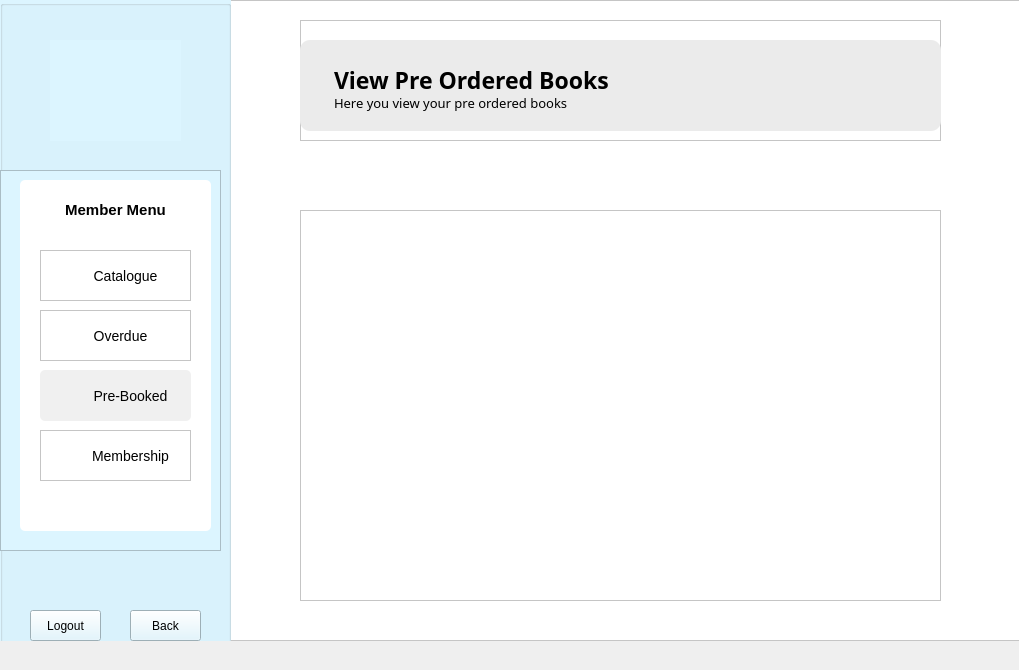
<?xml version="1.0" encoding="UTF-8"?>
<ui version="4.0">
 <class>MemberPreOrder</class>
 <widget class="QDialog" name="MemberPreOrder">
  <property name="geometry">
   <rect>
    <x>0</x>
    <y>0</y>
    <width>1019</width>
    <height>670</height>
   </rect>
  </property>
  <property name="windowTitle">
   <string>Dialog</string>
  </property>
  <widget class="QFrame" name="frame">
   <property name="geometry">
    <rect>
     <x>0</x>
     <y>0</y>
     <width>1021</width>
     <height>641</height>
    </rect>
   </property>
   <property name="styleSheet">
    <string notr="true">background: white;</string>
   </property>
   <property name="frameShape">
    <enum>QFrame::StyledPanel</enum>
   </property>
   <property name="frameShadow">
    <enum>QFrame::Raised</enum>
   </property>
   <widget class="QGroupBox" name="menuPanel">
    <property name="geometry">
     <rect>
      <x>0</x>
      <y>0</y>
      <width>231</width>
      <height>671</height>
     </rect>
    </property>
    <property name="styleSheet">
     <string notr="true">background: rgb(220, 245, 255);</string>
    </property>
    <property name="title">
     <string/>
    </property>
    <widget class="QLabel" name="logo">
     <property name="geometry">
      <rect>
       <x>50</x>
       <y>40</y>
       <width>131</width>
       <height>101</height>
      </rect>
     </property>
     <property name="text">
      <string/>
     </property>
     <property name="pixmap">
      <pixmap resource="Resources.qrc">:/images/logo.png</pixmap>
     </property>
     <property name="scaledContents">
      <bool>true</bool>
     </property>
    </widget>
    <widget class="QFrame" name="menu">
     <property name="geometry">
      <rect>
       <x>0</x>
       <y>170</y>
       <width>221</width>
       <height>381</height>
      </rect>
     </property>
     <property name="frameShape">
      <enum>QFrame::StyledPanel</enum>
     </property>
     <property name="frameShadow">
      <enum>QFrame::Raised</enum>
     </property>
     <widget class="QListWidget" name="listWidget_2">
      <property name="geometry">
       <rect>
        <x>20</x>
        <y>10</y>
        <width>191</width>
        <height>351</height>
       </rect>
      </property>
      <property name="styleSheet">
       <string notr="true">background: white;
border-radius: 5px;</string>
      </property>
      <property name="frameShadow">
       <enum>QFrame::Raised</enum>
      </property>
     </widget>
     <widget class="QFrame" name="catalogue_1">
      <property name="geometry">
       <rect>
        <x>40</x>
        <y>80</y>
        <width>151</width>
        <height>51</height>
       </rect>
      </property>
      <property name="styleSheet">
       <string notr="true">background: white;</string>
      </property>
      <property name="frameShape">
       <enum>QFrame::StyledPanel</enum>
      </property>
      <property name="frameShadow">
       <enum>QFrame::Raised</enum>
      </property>
      <widget class="QLabel" name="label_5">
       <property name="geometry">
        <rect>
         <x>10</x>
         <y>10</y>
         <width>31</width>
         <height>31</height>
        </rect>
       </property>
       <property name="text">
        <string/>
       </property>
       <property name="pixmap">
        <pixmap resource="Resources.qrc">:/images/Icons/books.png</pixmap>
       </property>
       <property name="scaledContents">
        <bool>true</bool>
       </property>
      </widget>
      <widget class="QPushButton" name="catalogue">
       <property name="geometry">
        <rect>
         <x>50</x>
         <y>10</y>
         <width>71</width>
         <height>31</height>
        </rect>
       </property>
       <property name="styleSheet">
        <string notr="true">QPushButton {
background: transparent;
font-size: 14px;
border: none;
}

QPushButton:hover {
	color: rgb(124, 204, 241);
}</string>
       </property>
       <property name="text">
        <string>Catalogue</string>
       </property>
       <property name="autoDefault">
        <bool>false</bool>
       </property>
      </widget>
     </widget>
     <widget class="QFrame" name="manageBooks_1">
      <property name="geometry">
       <rect>
        <x>40</x>
        <y>140</y>
        <width>151</width>
        <height>51</height>
       </rect>
      </property>
      <property name="styleSheet">
       <string notr="true">background: white;</string>
      </property>
      <property name="frameShape">
       <enum>QFrame::StyledPanel</enum>
      </property>
      <property name="frameShadow">
       <enum>QFrame::Raised</enum>
      </property>
      <widget class="QLabel" name="label_6">
       <property name="geometry">
        <rect>
         <x>10</x>
         <y>10</y>
         <width>31</width>
         <height>31</height>
        </rect>
       </property>
       <property name="text">
        <string/>
       </property>
       <property name="pixmap">
        <pixmap resource="Resources.qrc">:/images/Icons/overdue.png</pixmap>
       </property>
       <property name="scaledContents">
        <bool>true</bool>
       </property>
      </widget>
      <widget class="QPushButton" name="manageBooks">
       <property name="geometry">
        <rect>
         <x>50</x>
         <y>10</y>
         <width>61</width>
         <height>31</height>
        </rect>
       </property>
       <property name="styleSheet">
        <string notr="true">QPushButton {
background: transparent;
font-size: 14px;
border: none;
}

QPushButton:hover {
	color: rgb(124, 204, 241);
}</string>
       </property>
       <property name="text">
        <string>Overdue</string>
       </property>
      </widget>
     </widget>
     <widget class="QFrame" name="status_1">
      <property name="geometry">
       <rect>
        <x>40</x>
        <y>200</y>
        <width>151</width>
        <height>51</height>
       </rect>
      </property>
      <property name="styleSheet">
       <string notr="true">background: rgb(240, 240, 240);
border-radius: 5px;</string>
      </property>
      <property name="frameShape">
       <enum>QFrame::StyledPanel</enum>
      </property>
      <property name="frameShadow">
       <enum>QFrame::Raised</enum>
      </property>
      <widget class="QLabel" name="label_7">
       <property name="geometry">
        <rect>
         <x>10</x>
         <y>10</y>
         <width>31</width>
         <height>31</height>
        </rect>
       </property>
       <property name="text">
        <string/>
       </property>
       <property name="pixmap">
        <pixmap resource="Resources.qrc">:/images/Icons/book.png</pixmap>
       </property>
       <property name="scaledContents">
        <bool>true</bool>
       </property>
      </widget>
      <widget class="QPushButton" name="status">
       <property name="geometry">
        <rect>
         <x>50</x>
         <y>10</y>
         <width>81</width>
         <height>31</height>
        </rect>
       </property>
       <property name="styleSheet">
        <string notr="true">QPushButton {
background: transparent;
font-size: 14px;
border: none;
}

QPushButton:hover {
	color: rgb(124, 204, 241);
}</string>
       </property>
       <property name="text">
        <string>Pre-Booked</string>
       </property>
      </widget>
     </widget>
     <widget class="QFrame" name="membership_1">
      <property name="geometry">
       <rect>
        <x>40</x>
        <y>260</y>
        <width>151</width>
        <height>51</height>
       </rect>
      </property>
      <property name="styleSheet">
       <string notr="true">background: white;</string>
      </property>
      <property name="frameShape">
       <enum>QFrame::StyledPanel</enum>
      </property>
      <property name="frameShadow">
       <enum>QFrame::Raised</enum>
      </property>
      <widget class="QLabel" name="label_8">
       <property name="geometry">
        <rect>
         <x>10</x>
         <y>10</y>
         <width>31</width>
         <height>31</height>
        </rect>
       </property>
       <property name="text">
        <string/>
       </property>
       <property name="pixmap">
        <pixmap resource="Resources.qrc">:/images/Icons/user.png</pixmap>
       </property>
       <property name="scaledContents">
        <bool>true</bool>
       </property>
      </widget>
      <widget class="QPushButton" name="membership">
       <property name="geometry">
        <rect>
         <x>50</x>
         <y>10</y>
         <width>81</width>
         <height>31</height>
        </rect>
       </property>
       <property name="styleSheet">
        <string notr="true">QPushButton {
background: transparent;
font-size: 14px;
border: none;
}

QPushButton:hover {
	color: rgb(124, 204, 241);
}</string>
       </property>
       <property name="text">
        <string>Membership</string>
       </property>
      </widget>
     </widget>
     <widget class="QLabel" name="label">
      <property name="geometry">
       <rect>
        <x>20</x>
        <y>30</y>
        <width>191</width>
        <height>20</height>
       </rect>
      </property>
      <property name="layoutDirection">
       <enum>Qt::LeftToRight</enum>
      </property>
      <property name="styleSheet">
       <string notr="true">font-weight: bold;
background: white;
font-size: 15px;
</string>
      </property>
      <property name="text">
       <string>Member Menu</string>
      </property>
      <property name="alignment">
       <set>Qt::AlignCenter</set>
      </property>
     </widget>
    </widget>
    <widget class="QPushButton" name="back">
     <property name="geometry">
      <rect>
       <x>130</x>
       <y>610</y>
       <width>71</width>
       <height>31</height>
      </rect>
     </property>
     <property name="styleSheet">
      <string notr="true">/*QPushButton {
background: white;
}*/

QPushButton:hover {
	color: rgb(106, 146, 255);
}</string>
     </property>
     <property name="text">
      <string>Back</string>
     </property>
     <property name="icon">
      <iconset theme="go-previous">
       <normaloff>../../../../../../LIS/LIS</normaloff>../../../../../../LIS/LIS</iconset>
     </property>
    </widget>
    <widget class="QPushButton" name="logout">
     <property name="geometry">
      <rect>
       <x>30</x>
       <y>610</y>
       <width>71</width>
       <height>31</height>
      </rect>
     </property>
     <property name="styleSheet">
      <string notr="true">QPushButton:hover {
	color: rgb(106, 146, 255);
}</string>
     </property>
     <property name="text">
      <string>Logout</string>
     </property>
    </widget>
   </widget>
   <widget class="QFrame" name="heading">
    <property name="geometry">
     <rect>
      <x>300</x>
      <y>20</y>
      <width>641</width>
      <height>121</height>
     </rect>
    </property>
    <property name="frameShape">
     <enum>QFrame::StyledPanel</enum>
    </property>
    <property name="frameShadow">
     <enum>QFrame::Raised</enum>
    </property>
    <widget class="QPlainTextEdit" name="plainTextEdit_2">
     <property name="geometry">
      <rect>
       <x>0</x>
       <y>20</y>
       <width>641</width>
       <height>91</height>
      </rect>
     </property>
     <property name="styleSheet">
      <string notr="true">background: rgb(235, 235, 235);
border-radius: 10px;</string>
     </property>
     <property name="frameShadow">
      <enum>QFrame::Raised</enum>
     </property>
     <property name="plainText">
      <string/>
     </property>
    </widget>
    <widget class="QPlainTextEdit" name="plainTextEdit_3">
     <property name="geometry">
      <rect>
       <x>30</x>
       <y>40</y>
       <width>411</width>
       <height>41</height>
      </rect>
     </property>
     <property name="styleSheet">
      <string notr="true">font-family: Baloo 2;
font-weight: bold;
font-size: 23px;
background: transparent;</string>
     </property>
     <property name="frameShape">
      <enum>QFrame::NoFrame</enum>
     </property>
     <property name="plainText">
      <string>View Pre Ordered Books</string>
     </property>
    </widget>
    <widget class="QPlainTextEdit" name="plainTextEdit_4">
     <property name="geometry">
      <rect>
       <x>30</x>
       <y>70</y>
       <width>411</width>
       <height>31</height>
      </rect>
     </property>
     <property name="styleSheet">
      <string notr="true">background: transparent;
font-family: Baloo 2;
font-size: 13px;</string>
     </property>
     <property name="frameShape">
      <enum>QFrame::NoFrame</enum>
     </property>
     <property name="plainText">
      <string>Here you view your pre ordered books</string>
     </property>
    </widget>
   </widget>
   <widget class="QTableView" name="preOrderView">
    <property name="geometry">
     <rect>
      <x>300</x>
      <y>210</y>
      <width>641</width>
      <height>391</height>
     </rect>
    </property>
   </widget>
  </widget>
 </widget>
 <resources>
  <include location="Resources.qrc"/>
 </resources>
 <connections/>
</ui>
